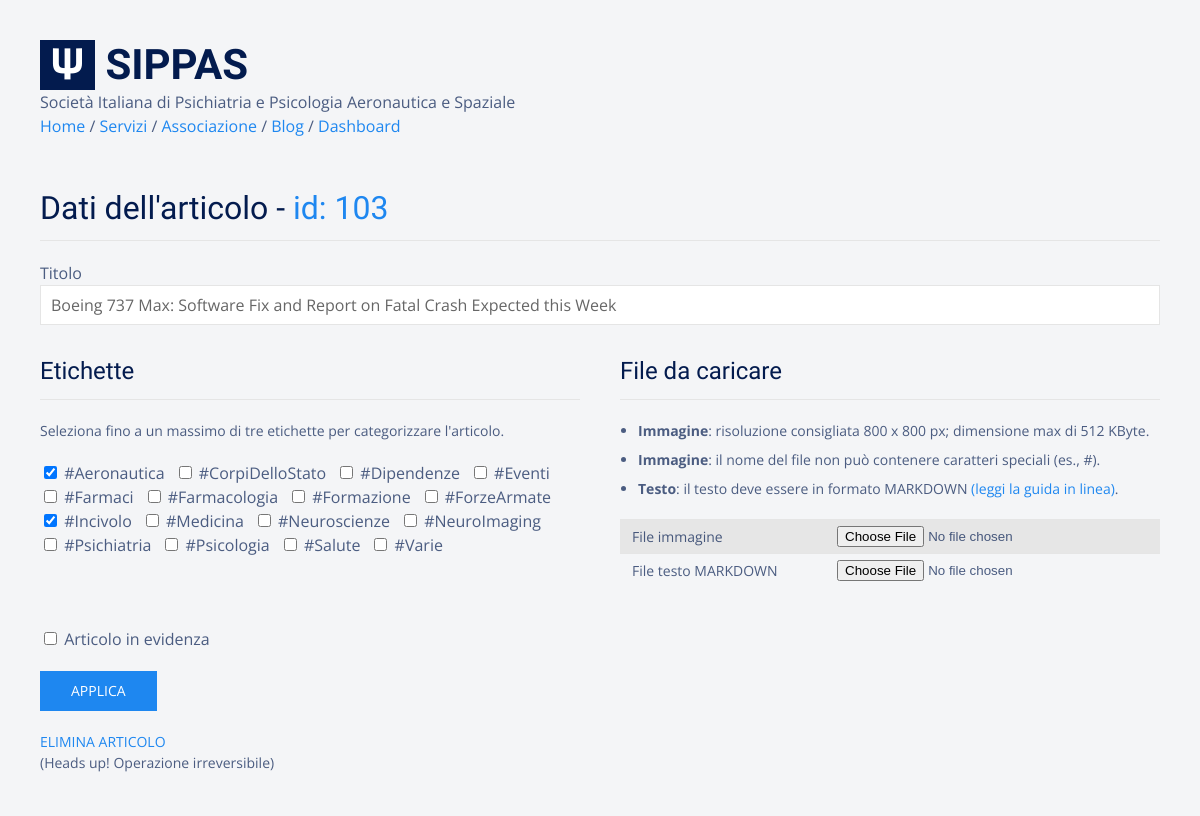
The app's page /blog/edit/103 (signed in), older data.
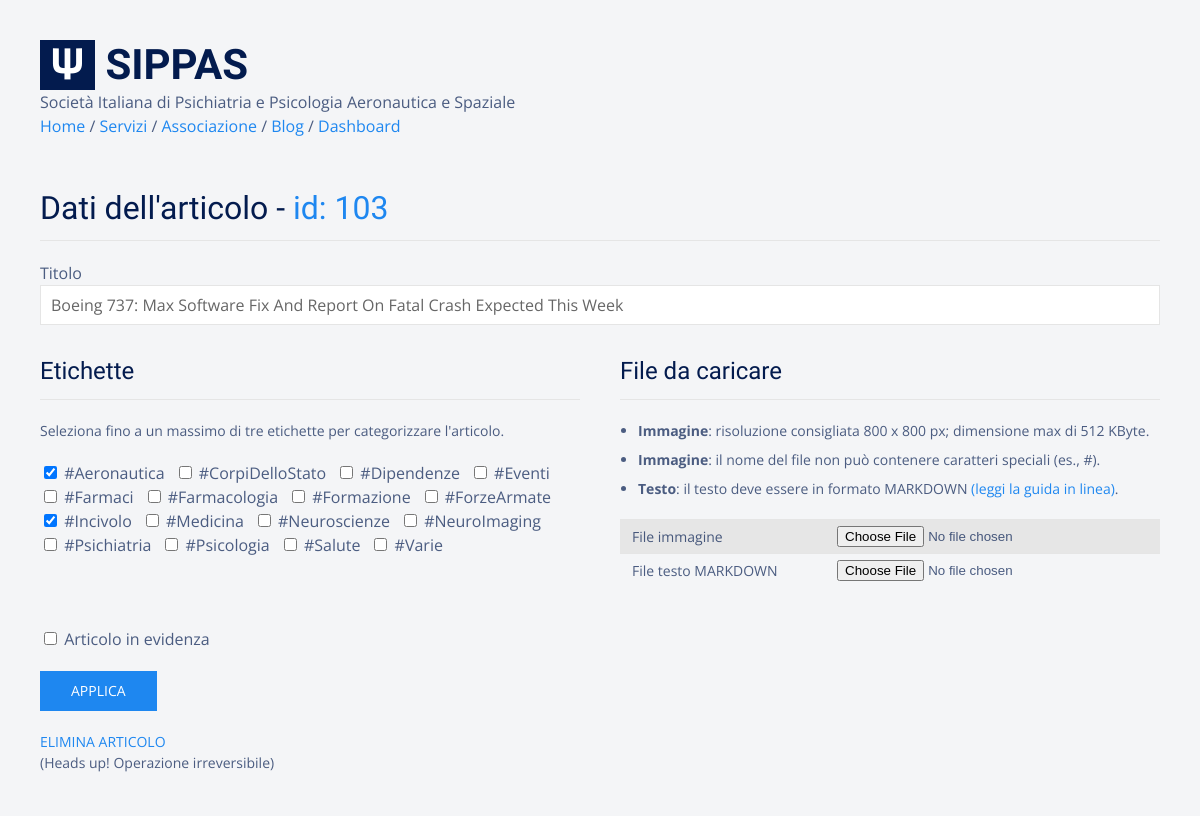
The same page, newer data.
### tables this page shows
CREATE TABLE "posts" (
  "id" integer NOT NULL,
  "title" text,
  "body" TEXT,
  "teaser" text,
  "tags" TEXT,
  "is_sticky" integer,
  "author" text,
  "created_at" TEXT,
  "updated_at" text,
  "published_at" TEXT,
  PRIMARY KEY ("id")
);

### flaskApp/blueprints/blog/routes.py (the view, shortened to what this page needs)
@bp_blog.route("/edit/<int:id>", methods=['get','post'])
@login_required
@has_role(["author", "editor", "admin"])
def edit_post(id):
  post = query_db('SELECT * FROM posts WHERE id = ?', [id], True)
  if post == None: return abort(404)
  data = {}
  data["title"] = post["title"]
  data["tags"] = post["tags"].split(" ")
  data["is_sticky"] = post["is_sticky"]
  form = PostUpdateForm(data=data)
  return render_template("blog/post_create_update.html",  form = form, post = post, tags = Tags().getList())

### flaskApp/blueprints/blog/forms.py (shortened to what this page needs)
class PostUpdateForm(PostCreateForm):
  md = FileField(
    label = "Testo dell'articolo",
    validators = []
  )

### flaskApp/blueprints/blog/models.py (called while the page is built)
  def getList(self):
    return self.tags

### flaskApp/blueprints/users/models.py (called while the page is built)
  @login_manager.user_loader
  def load_user(id):
    user = query_db("SELECT * FROM users WHERE id = ?", [id], one=True)
    if user:
        return User(**user)
    else:
        return None

### flaskApp/db/sqlite.py (called while the page is built)
def dict_factory(cursor, row):
  d = {}
  for idx, col in enumerate(cursor.description):
    d[col[0]] = row[idx]
  return d

def get_db():
  if "db" not in g:
    g.db = sqlite3.connect(
      db_path,
      detect_types=sqlite3.PARSE_DECLTYPES,
      isolation_level="DEFERRED"
    )
    g.db.cursor().execute("PRAGMA journal_mode=WAL")
    g.db.row_factory = dict_factory
  return g.db

def query_db(query, args=(), one=False):
  with closing(get_db().cursor().execute(query, args)) as cur:
    rv = cur.fetchall()
    return (rv[0] if rv else None) if one else rv

### flaskApp/extensions/jinja_ext.py (called while the page is built)
def btoa(value):
  if value is None: return ""
  return b64encode(bytes(value, 'utf-8')).decode("utf-8")

### flaskApp/blueprints/blog/templates/blog/post_create_update.html (shortened to what this page needs)
{% extends 'base.html' %}
{% from "_formhelpers.html" import render_field %}
{% block content %}
<div class="uk-section">
  <div>
    <h2 class="uk-heading-divider">Dati dell'articolo
      {% if post %}
      - <a href="{{ 'data:text/plain;base64,' }}{{ post.body | b64_encode }}" download="data.md">id: {{ post.id  }}
      </a>
      {% endif %}
    </h2>
  </div>
  <div>
    <form novalidate method="post" enctype="multipart/form-data" class="uk-margin-top">
      <div class="uk-width-1-1">
        <div class="uk-margin-top">
          {{ render_field(form.title) }}
        </div>
      </div>
      <div class="uk-grid uk-child-width-1-2 uk-margin-small-top">
        <div class="uk-margin-top">
          <h3 class="uk-heading-divider">Etichette</h3>
          <p class="uk-text-small">Seleziona fino a un massimo di tre etichette per categorizzare l'articolo.</p>
          {{ render_field(form.tags) }}
        </div>
        <div class="uk-margin-top">
          <h3 class="uk-heading-divider">File da caricare</h3>
          <ul id="instruction-list" class="uk-text-small">
            <li><b>Immagine</b>: risoluzione consigliata 800 x 800 px; dimensione max di 512 KByte.</li>
            <li><b>Immagine</b>: il nome del file non può contenere caratteri speciali (es., #).</li>
            <li><b>Testo</b>: il testo deve essere in formato MARKDOWN <a href="https://www.markdownguide.org/cheat-sheet/"
                target="_blank">(leggi la guida in linea)</a>.</li>
          </ul>
          <table class="uk-table uk-table-small uk-text-small uk-table-striped uk-margin-top">
            <tr>
              <td>File immagine</td>
              <td>{{ render_field(form.teaser) }}</td>
            </tr>
            <tr>
              <td>File testo MARKDOWN</td>
              <td>{{ render_field(form.md) }}</td>
            </tr>
          </table>
        </div>
      </div>
      <div class="uk-margin">
        {{ render_field(form.is_sticky) }}
      </div>
      <div class="uk-margin">
        <button class="uk-button uk-button-primary" type="submit">Applica</button>
      </div>
    </form>
    {% if post %}
    <form method="post" action="{{ url_for('blog.delete_post', id=post.id) }}">
      <button class="uk-button uk-button-link uk-text-small" type="submit">Elimina
        articolo</button><br>
      <span class="uk-text-small">(Heads up! Operazione irreversibile)</span>
    </form>
    {% endif %}
  </div>
</div>
{% endblock %}

### flaskApp/templates/_formhelpers.html (shortened to what this page needs)
{% macro render_field(field) %}
  <div>
    {% if field.type == "BooleanField" %}
      <div {% if field.errors %} class="has-error" {% endif %}>
        {% set class = [ "form-check-input", field.render_kw['class'] ] | join(" ") %}
        {{ field(class = class) | safe }}
        {{ field.label }}
      </div>
    {% elif field.type == "FieldList" %}
      {% for entry in field.entries %}
        {{ entry(parent_loop=loop.index, placeholder=loop.index) | safe }}
      {% endfor %}
    {% elif field.type == "MultiCheckboxField" or field.type == "SelectMultipleField" %}
      <div {% if field.errors %} class="has-error" {% endif %}>
          {% set class = [ field.render_kw['class']] | join(" ") %}
          {{ field(class = class) | safe }}
        </div>
    {% elif field.type == "FileField" %}
      <div {% if field.errors %} class="has-error" {% endif %}>
        {% set class = [ field.render_kw['class']] | join(" ") %}
        {{ field(class = class) | safe }}
      </div>
    {% else %}
      <div {% if field.errors %} class="has-error" {% endif %}>
        {% set class = [ "uk-input" , field.render_kw['class']] | join(" ") %}
        {% if field.type != "CSRFTokenField" %}
          {{ field.label }}
        {% endif %}
        {{ field(class = class) | safe }}
      </div>
    {% endif %}
  </div>
{% endmacro %}

Row changes from the older to the newer data that the page shows:
changed posts id 103: title "Boeing 737 Max: Software Fix and Report on Fatal Crash Expected this Week" → "Boeing 737: Max Software Fix And Report On Fatal Crash Expected This Week"
